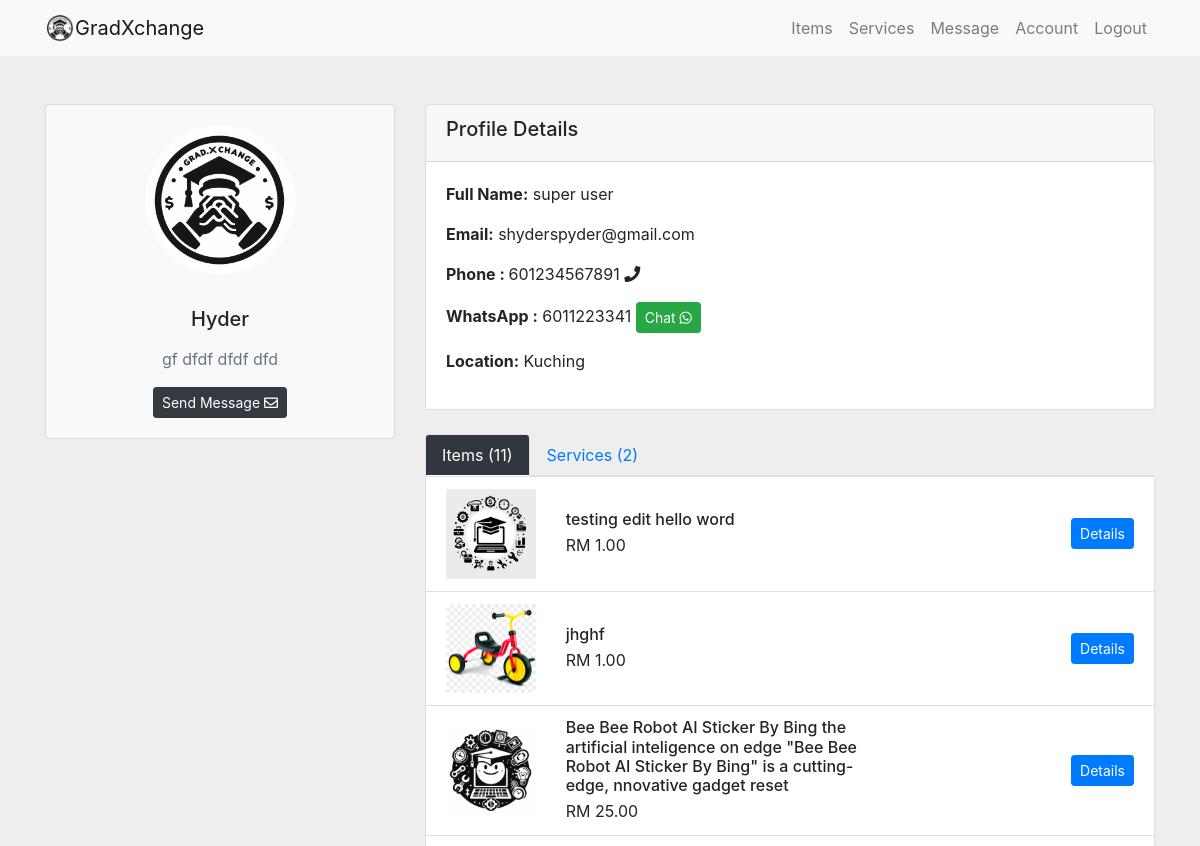
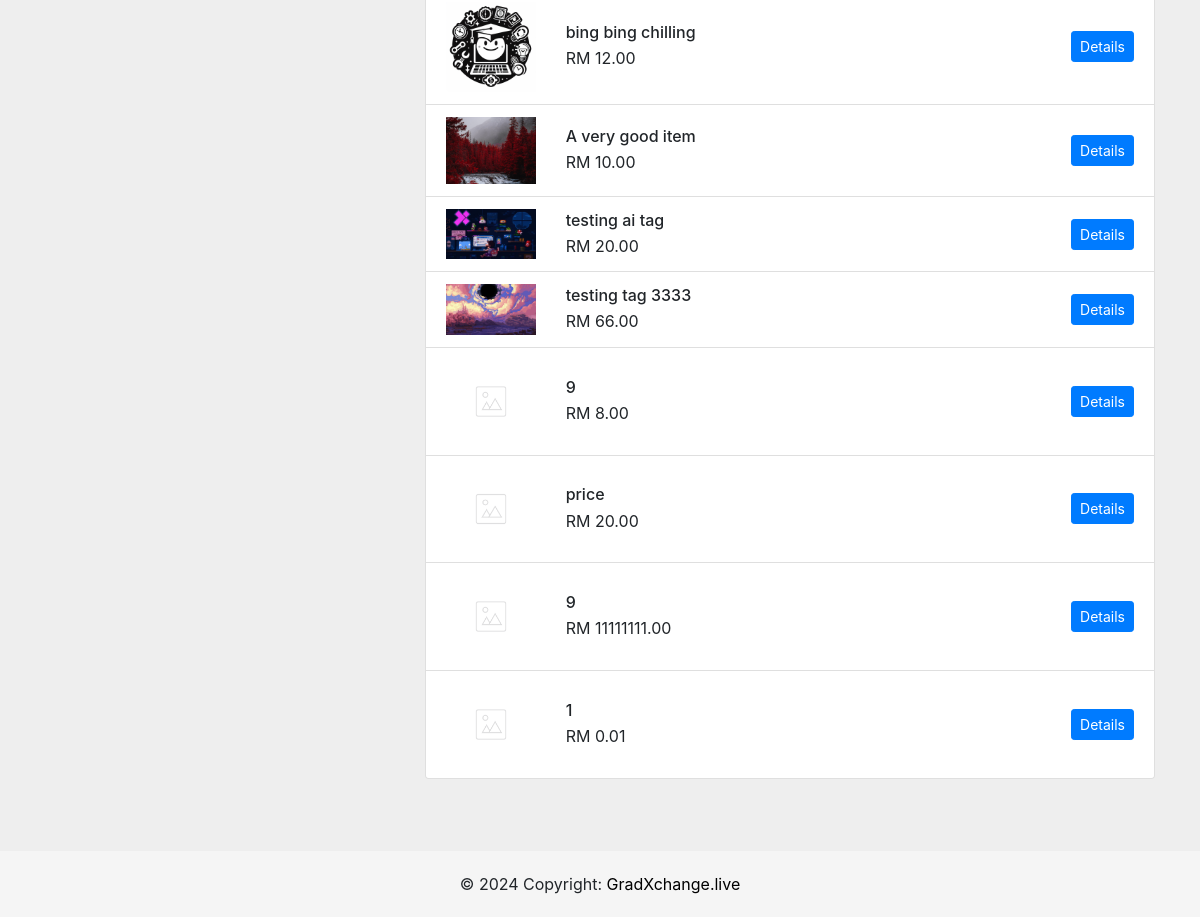
/account/Hyder/ (signed in), run on an earlier commit of the app's database (2 pictures, top to bottom).
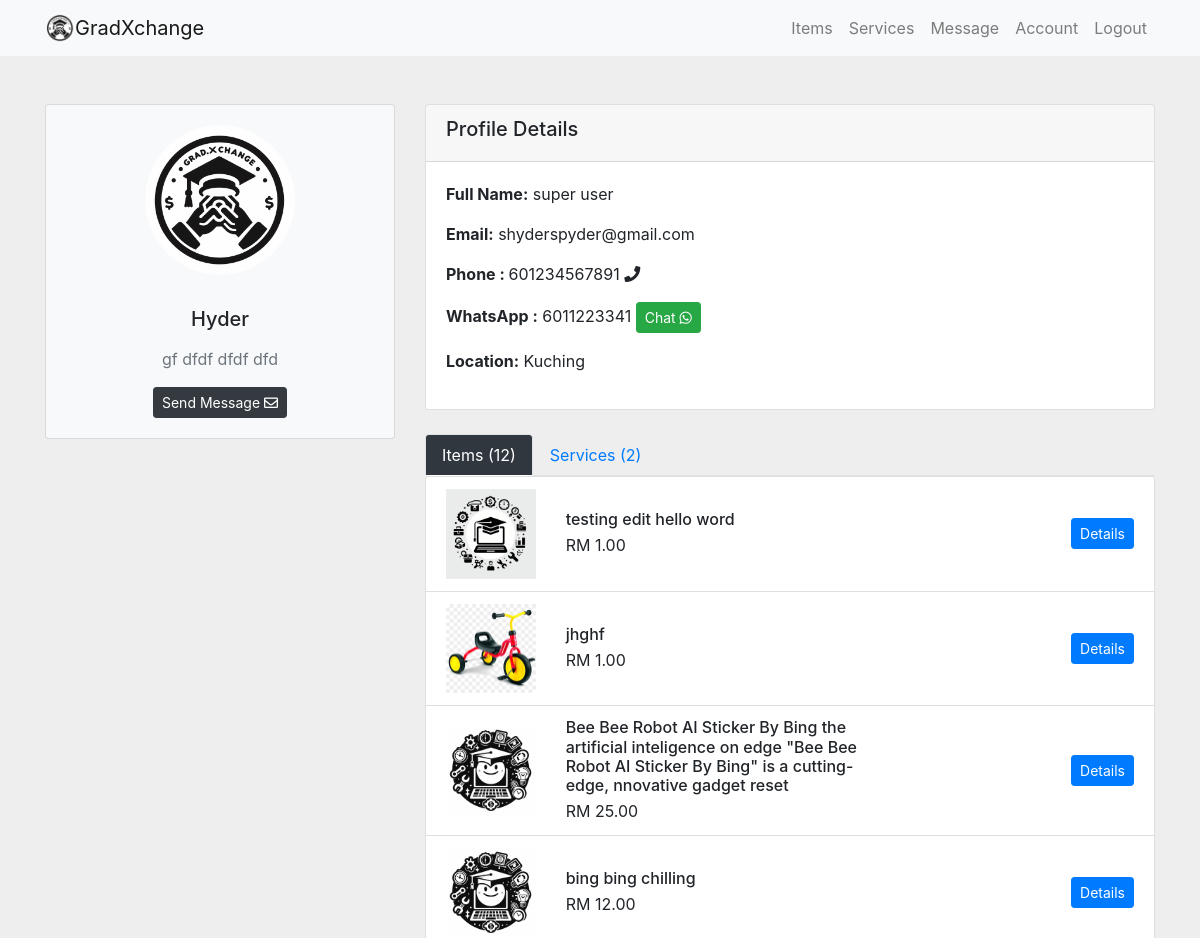
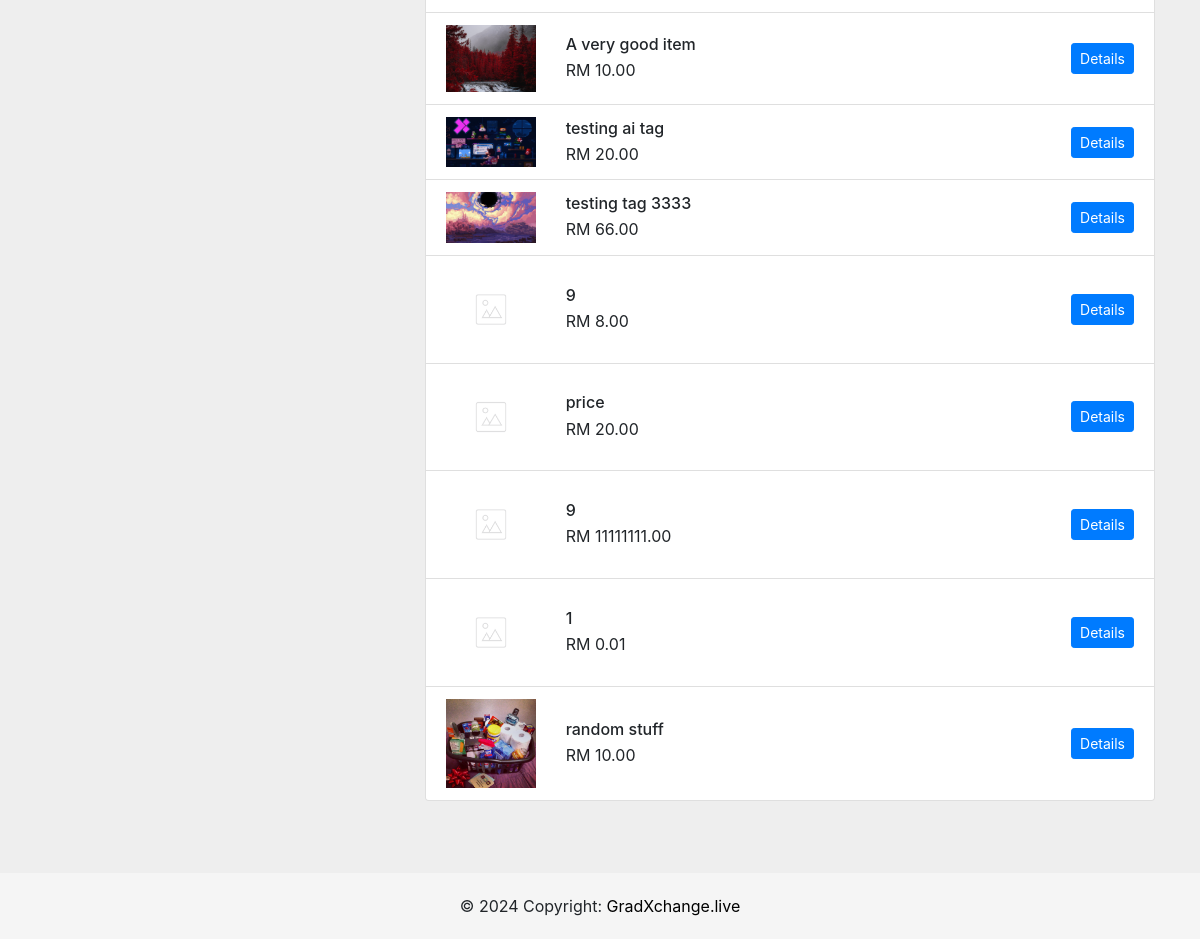
And on a later commit of the database (2 pictures, top to bottom).
### item/models.py (models this page shows, shortened)
class Item(models.Model):
    tags = TaggableManager()
    item_name = models.CharField(max_length=200)
    item_desc = models.CharField(max_length=200)
    item_detail = models.CharField(max_length=2000)
    item_price = models.DecimalField(max_digits=10, decimal_places=2, validators=[MinValueValidator(Decimal('0.01'))])
    item_image = models.ImageField(upload_to='images_item', default="notfound.png")
    created =  models.DateTimeField(auto_now_add=True)
    user_name = models.ForeignKey(User, on_delete=models.CASCADE,default=1)
    liked_by = models.ManyToManyField(settings.AUTH_USER_MODEL, related_name='item_liked',blank= True)

### users/views.py (the view)
# urls.py: path('account/<str:username>/',user_views.accountPage, name='account'),
@login_required
def accountPage(request,username):
    user = get_object_or_404(User, username= username)
    user_items = Item.objects.filter(user_name= user)  # Query items belonging to the logged-in user
    user_services = Service.objects.filter(user_name= user)
    profile = get_object_or_404(Profile, user=user)
    is_own_account = request.user == user
    context = {
        'user':user,
        'user_items':user_items,
        'user_services':user_services,
        'is_own_account': is_own_account,  # Pass the flag to the template
        'profile_id': profile.id,  # Add the profile ID to the context
    }
    return render(request,'users/account.html', context)

### users/templates/users/account.html (shortened to what the changed rows need)
{% extends 'users/base.html' %}
{% load static %}
{% block body %}
<section style="background-color: #eee;">
    <div class="container py-5">
        <div class="row justify-content-center">
            <div class="col-md-8">
                <ul class="nav nav-tabs" id="profileTabs" role="tablist">
                    <li class="nav-item">
                        <a class="nav-link active" id="items-tab" data-toggle="tab" href="#items" role="tab"
                            aria-controls="items" aria-selected="true">Items  ({{ user_items.count }})</a>
                    </li>
                </ul>
                <div class="tab-content" id="profileTabsContent">
                    <div class="tab-pane fade show active" id="items" role="tabpanel" aria-labelledby="items-tab">
                        <div class="card mb-4">
                            <ul class="list-group list-group-flush">
                                {% for item in user_items %}
                                <li class="list-group-item">
                                    <div class="row align-items-center">
                                        <div class="col-md-2">
                                            <img src="{{ item.item_image.url }}" class="img-fluid"
                                                alt="{{ item.item_name }}">
                                        </div>
                                        <div class="col-md-6">
                                            <h6 class="mb-1">{{ item.item_name }}</h6>
                                            <p class="mb-0">RM {{ item.item_price }}</p>
                                        </div>
                                        <div class="col-md-4 text-md-right mt-3 mt-md-0">
                                            <a href="{% url 'item:detail' item.id %}"
                                                class="btn btn-primary btn-sm">Details</a>
                                        </div>
                                    </div>
                                </li>
                                {% empty %}
                                <li class="list-group-item">No item listed.</li>
                                {% endfor %}
                            </ul>
                        </div>
                    </div>
                </div>
            </div>
        </div>
    </div>
</section>
{% endblock %}

What changed in the data, as far as the page shows it:
added Item: item_image (picture), item_name "random stuff", item_price "10.00"
Also different on the page:
{{ user_items.count }}: "11" → "12"
